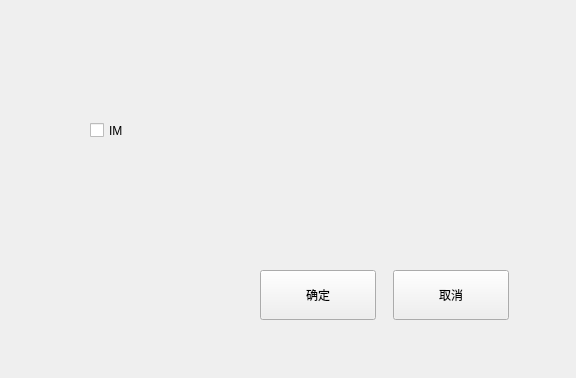
<?xml version="1.0" encoding="UTF-8"?>
<ui version="4.0">
 <class>mainResetDlg</class>
 <widget class="BaseDlg" name="mainResetDlg">
  <property name="geometry">
   <rect>
    <x>0</x>
    <y>0</y>
    <width>576</width>
    <height>378</height>
   </rect>
  </property>
  <property name="windowTitle">
   <string notr="true">mainResetDlg</string>
  </property>
  <widget class="QPushButton" name="cancel_btn">
   <property name="geometry">
    <rect>
     <x>393</x>
     <y>270</y>
     <width>116</width>
     <height>50</height>
    </rect>
   </property>
   <property name="text">
    <string>取消</string>
   </property>
   <property name="buttons" stdset="0">
    <string notr="true">btn_dlg</string>
   </property>
  </widget>
  <widget class="QPushButton" name="ok_btn">
   <property name="geometry">
    <rect>
     <x>260</x>
     <y>270</y>
     <width>116</width>
     <height>50</height>
    </rect>
   </property>
   <property name="text">
    <string>确定</string>
   </property>
   <property name="buttons" stdset="0">
    <string notr="true">btn_dlg</string>
   </property>
  </widget>
  <widget class="QCheckBox" name="checkBox">
   <property name="geometry">
    <rect>
     <x>90</x>
     <y>110</y>
     <width>121</width>
     <height>41</height>
    </rect>
   </property>
   <property name="text">
    <string>IM</string>
   </property>
  </widget>
 </widget>
 <customwidgets>
  <customwidget>
   <class>BaseDlg</class>
   <extends>QWidget</extends>
   <header>shared/basedlg.h</header>
   <container>1</container>
  </customwidget>
 </customwidgets>
 <resources/>
 <connections>
  <connection>
   <sender>cancel_btn</sender>
   <signal>clicked()</signal>
   <receiver>mainResetDlg</receiver>
   <slot>close()</slot>
   <hints>
    <hint type="sourcelabel">
     <x>462</x>
     <y>289</y>
    </hint>
    <hint type="destinationlabel">
     <x>436</x>
     <y>191</y>
    </hint>
   </hints>
  </connection>
 </connections>
</ui>
